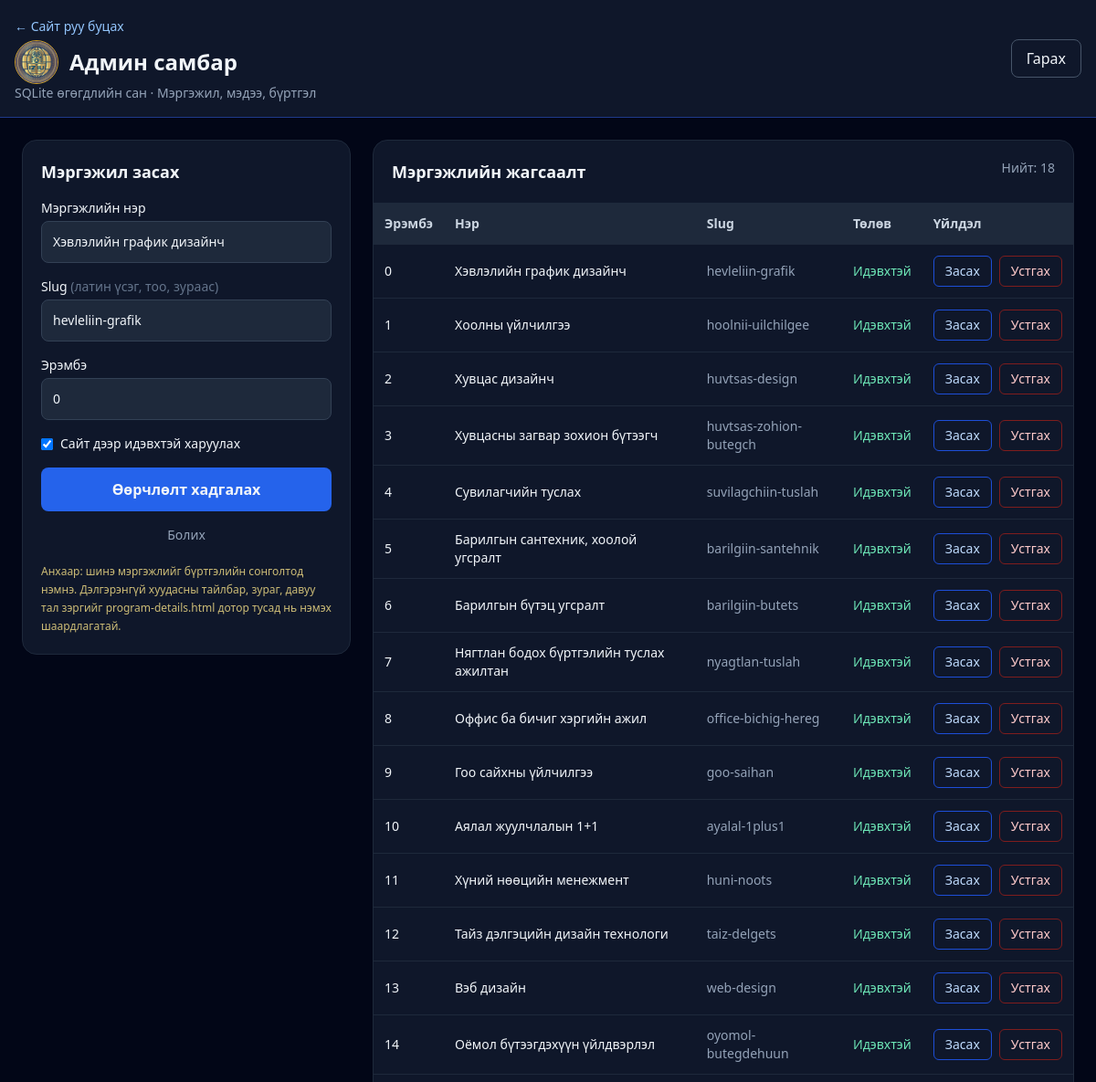
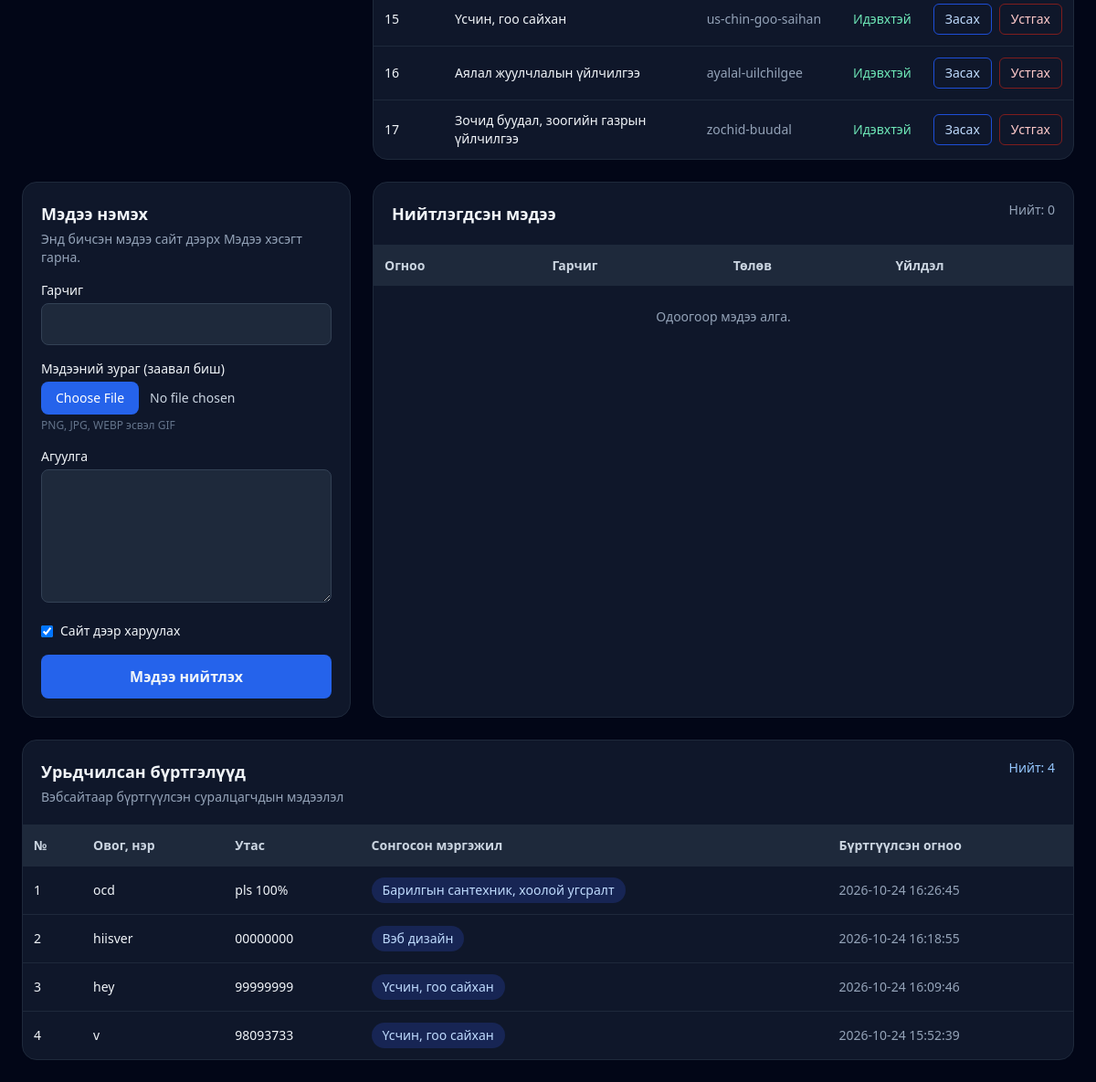
Screenshot of /admin/edit/1 (signed in) with the database file from the repository (2 pictures, top to bottom).
### tables this page shows
CREATE TABLE programs (
            id INTEGER PRIMARY KEY AUTOINCREMENT,
            slug TEXT NOT NULL UNIQUE,
            name TEXT NOT NULL,
            href TEXT NOT NULL,
            active INTEGER NOT NULL DEFAULT 1,
            sort_order INTEGER NOT NULL DEFAULT 0
        );

CREATE TABLE registrations (
            id INTEGER PRIMARY KEY AUTOINCREMENT,
            full_name TEXT NOT NULL,
            phone TEXT NOT NULL,
            program_name TEXT NOT NULL,
            created_at TEXT NOT NULL DEFAULT CURRENT_TIMESTAMP
        );

### app.py (the view, shortened to what this page needs)
@app.route('/admin/edit/<int:program_id>', methods=['GET', 'POST'])
@admin_required
def admin_edit(program_id):
    with db() as conn:
        program = conn.execute(
            'SELECT * FROM programs WHERE id = ?',
            (program_id,)
        ).fetchone()
        if not program:
            abort(404)
        program = conn.execute(
            'SELECT * FROM programs WHERE id = ?',
            (program_id,)
        ).fetchone()
        programs, registrations, news = get_admin_data(conn)
    return render_template(
        'admin.html',
        programs=programs,
        registrations=registrations,
        news=news,
        edit_program=program
    )

### templates/admin.html (shortened to what this page needs)
<!doctype html>
<html lang="mn">
<head>
    <script src="https://cdn.tailwindcss.com"></script>
</head>
<body class="bg-slate-950 text-slate-100 min-h-screen">
<header class="border-b border-blue-900 bg-slate-900">
    <div class="max-w-7xl mx-auto p-4 flex flex-wrap items-center justify-between gap-3">
        <div>
            <a href="/" class="text-blue-300 text-sm">← Сайт руу буцах</a>
            <div class="flex items-center gap-3 mt-1">
                <img src="/static/images/logo.png.png" alt="Коллежийн лого" class="w-12 h-12 rounded-full object-cover border border-amber-400/80">
                <h1 class="text-2xl font-extrabold">Админ самбар</h1>
            </div>
            <p class="text-sm text-slate-400">SQLite өгөгдлийн сан · Мэргэжил, мэдээ, бүртгэл</p>
        </div>
        <form method="post" action="{{ url_for('admin_logout') }}">
            <button class="rounded-lg border border-slate-600 px-4 py-2 hover:bg-slate-800">
                Гарах
            </button>
        </form>
    </div>
</header>
<main class="max-w-7xl mx-auto p-4 md:p-6">
    <div class="grid lg:grid-cols-[360px_1fr] gap-6">
        <section class="rounded-2xl border border-slate-800 bg-slate-900 p-5 h-fit">
            <h2 class="font-bold text-lg">
                {{ 'Мэргэжил засах' if edit_program else 'Шинэ мэргэжил нэмэх' }}
            </h2>
            <form
                method="post"
                action="{{ url_for('admin_edit', program_id=edit_program.id) if edit_program else url_for('admin_add') }}"
                class="space-y-4 mt-4"
            >
                <label class="block text-sm">
                    Мэргэжлийн нэр
                    <input
                        name="name"
                        required
                        maxlength="180"
                        value="{{ edit_program.name if edit_program else '' }}"
                        class="mt-1 w-full rounded-lg bg-slate-800 border border-slate-700 p-3"
                    >
                </label>
                <label class="block text-sm">
                    Slug
                    <span class="text-slate-500">(латин үсэг, тоо, зураас)</span>
                    <input
                        name="slug"
                        required
                        pattern="[a-z0-9-]+"
                        value="{{ edit_program.slug if edit_program else '' }}"
                        placeholder="web-design"
                        class="mt-1 w-full rounded-lg bg-slate-800 border border-slate-700 p-3"
                    >
                </label>
                <label class="block text-sm">
                    Эрэмбэ
                    <input
                        type="number"
                        name="sort_order"
                        value="{{ edit_program.sort_order if edit_program else programs|length }}"
                        class="mt-1 w-full rounded-lg bg-slate-800 border border-slate-700 p-3"
                    >
                </label>
                {% if edit_program %}
                <label class="flex gap-2 items-center text-sm">
                    <input
                        type="checkbox"
                        name="active"
                        value="1"
                        {% if edit_program.active %}checked{% endif %}
                    >
                    Сайт дээр идэвхтэй харуулах
                </label>
                {% endif %}
                <button class="w-full rounded-lg bg-blue-600 hover:bg-blue-500 p-3 font-bold">
                    {{ 'Өөрчлөлт хадгалах' if edit_program else 'Мэргэжил нэмэх' }}
                </button>
                {% if edit_program %}
                <a
                    href="{{ url_for('admin_dashboard') }}"
                    class="block text-center text-sm text-slate-400 hover:text-white"
                >
                    Болих
                </a>
                {% endif %}
            </form>
            <p class="text-xs leading-5 text-amber-200/80 mt-5">
                Анхаар: шинэ мэргэжлийг бүртгэлийн сонголтод нэмнэ.
                Дэлгэрэнгүй хуудасны тайлбар, зураг, давуу тал зэргийг
                program-details.html дотор тусад нь нэмэх шаардлагатай.
            </p>
        </section>
        <section class="rounded-2xl border border-slate-800 bg-slate-900 overflow-hidden">
            <div class="p-5 border-b border-slate-800 flex justify-between gap-3">
                <h2 class="font-bold text-lg">Мэргэжлийн жагсаалт</h2>
                <span class="text-sm text-slate-400">
                    Нийт: {{ programs|length }}
                </span>
            </div>
            <div class="overflow-x-auto">
                <table class="w-full text-sm text-left">
                    <thead class="bg-slate-800 text-slate-300">
                        <tr>
                            <th class="p-3">Эрэмбэ</th>
                            <th class="p-3">Нэр</th>
                            <th class="p-3">Slug</th>
                            <th class="p-3">Төлөв</th>
                            <th class="p-3">Үйлдэл</th>
                        </tr>
                    </thead>
                    <tbody>
                        {% for p in programs %}
                        <tr class="border-t border-slate-800">
                            <td class="p-3">{{ p.sort_order }}</td>
                            <td class="p-3 font-medium min-w-48">{{ p.name }}</td>
                            <td class="p-3 text-slate-400">{{ p.slug }}</td>
                            <td class="p-3">
                                {% if p.active %}
                                <span class="text-emerald-300">Идэвхтэй</span>
                                {% else %}
                                <span class="text-slate-500">Нуугдсан</span>
                                {% endif %}
                            </td>
                            <td class="p-3">
                                <div class="flex gap-2">
                                    <a
                                        class="rounded-md border border-blue-700 px-3 py-1.5 text-blue-200 hover:bg-blue-950"
                                        href="{{ url_for('admin_edit', program_id=p.id) }}"
                                    >
                                        Засах
                                    </a>
                                    <form
                                        method="post"
                                        action="{{ url_for('admin_delete', program_id=p.id) }}"
                                        onsubmit="return confirm('Энэ мэргэжлийг устгах уу?')"
                                    >
                                        <button class="rounded-md border border-red-900 px-3 py-1.5 text-red-200 hover:bg-red-950">
                                            Устгах
                                        </button>
                                    </form>
                                </div>
                            </td>
                        </tr>
                        {% else %}
                        <tr>
                            <td colspan="5" class="p-6 text-center text-slate-400">
                                Одоогоор мэргэжил алга.
                            </td>
                        </tr>
                        {% endfor %}
                    </tbody>
                </table>
            </div>
        </section>
    </div>
    <section class="mt-6 grid lg:grid-cols-[360px_1fr] gap-6">
        <div class="rounded-2xl border border-slate-800 bg-slate-900 p-5 h-fit">
            <h2 class="font-bold text-lg">Мэдээ нэмэх</h2>
            <p class="text-sm text-slate-400 mt-1">Энд бичсэн мэдээ сайт дээрх Мэдээ хэсэгт гарна.</p>
            <form method="post" enctype="multipart/form-data" action="{{ url_for('admin_news_add') }}" class="space-y-4 mt-4">
                <label class="block text-sm">
                    Гарчиг
                    <input
                        name="title"
                        required
                        maxlength="180"
                        class="mt-1 w-full rounded-lg bg-slate-800 border border-slate-700 p-3"
                    >
                </label>
                <label class="block text-sm">
                    Мэдээний зураг (заавал биш)
                    <input
                        type="file"
                        name="image"
                        accept="image/png,image/jpeg,image/webp,image/gif"
                        class="mt-1 block w-full text-sm text-slate-300 file:mr-3 file:rounded-lg file:border-0 file:bg-blue-600 file:px-4 file:py-2 file:text-white"
                    >
                    <span class="block text-xs text-slate-500 mt-1">PNG, JPG, WEBP эсвэл GIF</span>
                </label>
                <label class="block text-sm">
                    Агуулга
                    <textarea
                        name="body"
                        required
                        maxlength="4000"
                        rows="6"
                        class="mt-1 w-full rounded-lg bg-slate-800 border border-slate-700 p-3"
                    ></textarea>
                </label>
                <label class="flex gap-2 items-center text-sm">
                    <input type="checkbox" name="published" value="1" checked>
                    Сайт дээр харуулах
                </label>
                <button class="w-full rounded-lg bg-blue-600 hover:bg-blue-500 p-3 font-bold">
                    Мэдээ нийтлэх
                </button>
            </form>
        </div>
        <div class="rounded-2xl border border-slate-800 bg-slate-900 overflow-hidden">
            <div class="p-5 border-b border-slate-800 flex justify-between gap-3">
                <h2 class="font-bold text-lg">Нийтлэгдсэн мэдээ</h2>
                <span class="text-sm text-slate-400">Нийт: {{ news|default([])|length }}</span>
            </div>
            <div class="overflow-x-auto">
                <table class="w-full text-sm text-left">
                    <thead class="bg-slate-800 text-slate-300">
                        <tr>
                            <th class="p-3">Огноо</th>
                            <th class="p-3">Гарчиг</th>
                            <th class="p-3">Төлөв</th>
                            <th class="p-3">Үйлдэл</th>
                        </tr>
                    </thead>
                    <tbody>
                        {% for item in news|default([]) %}
                        <tr class="border-t border-slate-800 align-top">
                            <td class="p-3 text-slate-400 whitespace-nowrap">{{ item.created_at }}</td>
                            <td class="p-3">
                                {% if item.image_path %}
                                <img src="{{ item.image_path }}" alt="Мэдээний зураг" class="mb-2 h-20 w-32 rounded-lg object-cover border border-slate-700">
                                {% endif %}
                                <div class="font-medium">{{ item.title }}</div>
                                <p class="text-slate-400 text-xs mt-1 leading-5 max-w-xl">{{ item.body[:160] }}{% if item.body|length > 160 %}...{% endif %}</p>
                            </td>
                            <td class="p-3">
                                {% if item.published %}
                                <span class="text-emerald-300">Идэвхтэй</span>
                                {% else %}
                                <span class="text-slate-500">Нуугдсан</span>
                                {% endif %}
                            </td>
                            <td class="p-3">
                                <form
                                    method="post"
                                    action="{{ url_for('admin_news_delete', news_id=item.id) }}"
                                    onsubmit="return confirm('Энэ мэдээг устгах уу?')"
                                >
                                    <input type="hidden" name="_csrf_token" value="{{ csrf_token() }}">
                                    <button class="rounded-md border border-red-900 px-3 py-1.5 text-red-200 hover:bg-red-950">
                                        Устгах
                                    </button>
                                </form>
                            </td>
                        </tr>
                        {% else %}
                        <tr>
                            <td colspan="4" class="p-6 text-center text-slate-400">Одоогоор мэдээ алга.</td>
                        </tr>
                        {% endfor %}
                    </tbody>
                </table>
            </div>
        </div>
    </section>
    <section class="mt-6 rounded-2xl border border-slate-800 bg-slate-900 overflow-hidden">
        <div class="p-5 border-b border-slate-800 flex flex-wrap justify-between gap-3">
            <div>
                <h2 class="font-bold text-lg">Урьдчилсан бүртгэлүүд</h2>
                <p class="text-sm text-slate-400 mt-1">
                    Вэбсайтаар бүртгүүлсэн суралцагчдын мэдээлэл
                </p>
            </div>
            <span class="text-sm text-blue-300">
                Нийт: {{ registrations|default([])|length }}
            </span>
        </div>
        <div class="overflow-x-auto">
            <table class="w-full text-sm text-left">
                <thead class="bg-slate-800 text-slate-300">
                    <tr>
                        <th class="p-3">№</th>
                        <th class="p-3">Овог, нэр</th>
                        <th class="p-3">Утас</th>
                        <th class="p-3">Сонгосон мэргэжил</th>
                        <th class="p-3">Бүртгүүлсэн огноо</th>
                    </tr>
                </thead>
                <tbody>
                    {% for r in registrations|default([]) %}
                    <tr class="border-t border-slate-800 hover:bg-slate-800/50">
                        <td class="p-3">{{ loop.index }}</td>
                        <td class="p-3 font-medium">{{ r['full_name'] }}</td>
                        <td class="p-3">{{ r['phone'] }}</td>
                        <td class="p-3">
                            <span class="inline-block rounded-full bg-blue-950 text-blue-200 px-3 py-1">
                                {{ r['program_name'] }}
                            </span>
                        </td>
                        <td class="p-3 text-slate-400">{{ r['created_at'] }}</td>
                    </tr>
                    {% else %}
                    <tr>
                        <td colspan="5" class="p-8 text-center text-slate-400">
                            Одоогоор бүртгэл алга байна.
                        </td>
                    </tr>
                    {% endfor %}
                </tbody>
            </table>
        </div>
    </section>
</main>
</body>
</html>

### rows the page displays
programs: name "Хэвлэлийн график дизайнч", slug "hevleliin-grafik", active "☑", sort_order "0", shows "Идэвхтэй"
programs: sort_order "1", name "Хоолны үйлчилгээ", slug "hoolnii-uilchilgee", active "Идэвхтэй"
programs: sort_order "2", name "Хувцас дизайнч", slug "huvtsas-design", active "Идэвхтэй"
programs: sort_order "3", name "Хувцасны загвар зохион бүтээгч", slug "huvtsas-zohion-butegch", active "Идэвхтэй"
programs: sort_order "4", name "Сувилагчийн туслах", slug "suvilagchiin-tuslah", active "Идэвхтэй"
programs: sort_order "5", name "Барилгын сантехник, хоолой угсралт", slug "barilgiin-santehnik", active "Идэвхтэй"
programs: sort_order "6", name "Барилгын бүтэц угсралт", slug "barilgiin-butets", active "Идэвхтэй"
programs: sort_order "7", name "Нягтлан бодох бүртгэлийн туслах ажилтан", slug "nyagtlan-tuslah", active "Идэвхтэй"
programs: sort_order "8", name "Оффис ба бичиг хэргийн ажил", slug "office-bichig-hereg", active "Идэвхтэй"
programs: sort_order "9", name "Гоо сайхны үйлчилгээ", slug "goo-saihan", active "Идэвхтэй"
programs: sort_order "10", name "Аялал жуулчлалын 1+1", slug "ayalal-1plus1", active "Идэвхтэй"
programs: sort_order "11", name "Хүний нөөцийн менежмент", slug "huni-noots", active "Идэвхтэй"
programs: sort_order "12", name "Тайз дэлгэцийн дизайн технологи", slug "taiz-delgets", active "Идэвхтэй"
programs: sort_order "13", name "Вэб дизайн", slug "web-design", active "Идэвхтэй"
programs: sort_order "14", name "Оёмол бүтээгдэхүүн үйлдвэрлэл", slug "oyomol-butegdehuun", active "Идэвхтэй"
programs: sort_order "15", name "Үсчин, гоо сайхан", slug "us-chin-goo-saihan", active "Идэвхтэй"
programs: sort_order "16", name "Аялал жуулчлалын үйлчилгээ", slug "ayalal-uilchilgee", active "Идэвхтэй"
programs: sort_order "17", name "Зочид буудал, зоогийн газрын үйлчилгээ", slug "zochid-buudal", active "Идэвхтэй"
registrations: full_name "ocd", phone "pls 100%", program_name "Барилгын сантехник, хоолой угсралт", created_at "2026-10-24 16:26:45"
registrations: full_name "hiisver", phone "00000000", program_name "Вэб дизайн", created_at "2026-10-24 16:18:55"
registrations: full_name "hey", phone "99999999", program_name "Үсчин, гоо сайхан", created_at "2026-10-24 16:09:46"
registrations: full_name "v", phone "98093733", program_name "Үсчин, гоо сайхан", created_at "2026-10-24 15:52:39"

### other values shown
{{ 'Мэргэжил засах' if edit_program else 'Шинэ мэргэжил нэмэх' }} "Мэргэжил засах"
{{ 'Өөрчлөлт хадгалах' if edit_program else 'Мэргэжил нэмэх' }} "Өөрчлөлт хадгалах"
{{ programs|length }} "18"
{{ news|default([])|length }} "0"
{{ registrations|default([])|length }} "4"
